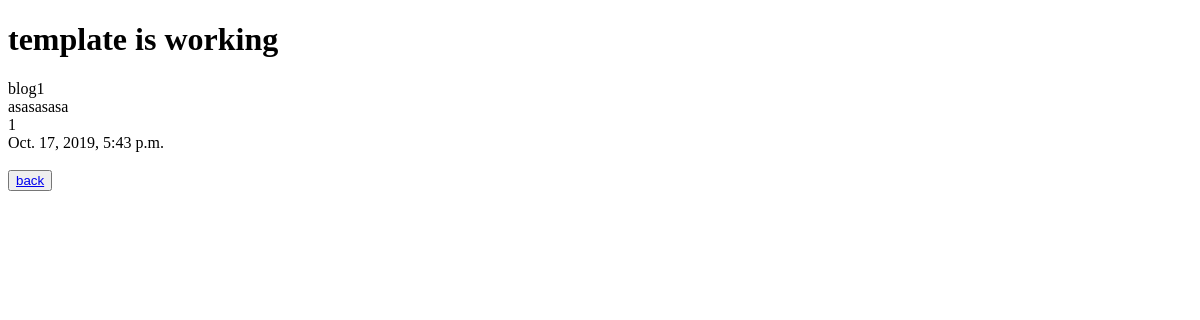
The app's page /1/, older data.
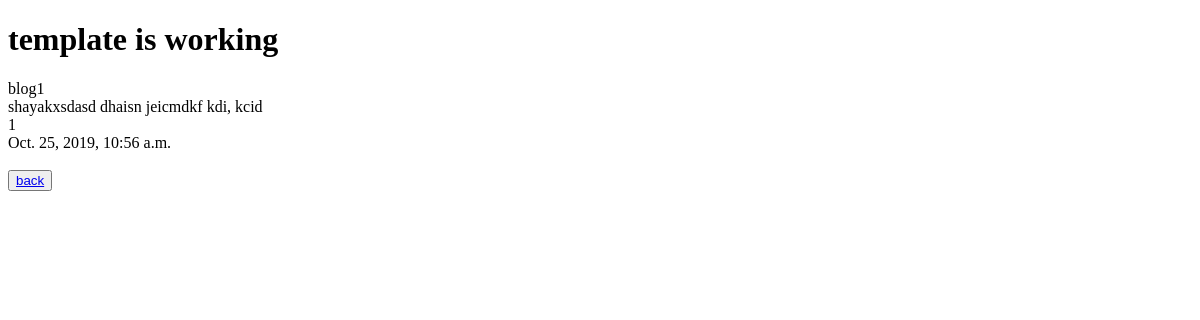
The same page, newer data.
### post/models.py (models this page shows, shortened)
class Post(models.Model):
    title = models.CharField(max_length=120)
    content = models.TextField()
    update = models.DateTimeField(auto_now=True,auto_now_add=False)
    timestap = models.DateTimeField(auto_now=True,auto_now_add=False)

### post/views.py (the view)
# urls.py: path("<int:id>/",views.post_details,name="detail_post"),
def post_details(request,id=None):
    instance = get_object_or_404(Post,id=id)
    context = {
        "obj":instance,
    }
    return render(request,"post_details.html",context)

### templates/post_details.html (shortened to what this page needs)
<!DOCTYPE html>
<html lang="en">
<head>
</head>
<body>
    <h1>template is working</h1>
        {{obj.title}} <br>
        {{obj.content}} <br>
        {{obj.id}} <br>
        {{obj.update}} <br><br>
        <button><a href="{% url "post_list" %}">back</a></button><br><br>
</body>
</html>

Row changes from the older to the newer data that the page shows:
changed Post "blog1": content "asasasasa" → "shayakxsdasd dhaisn jeicmdkf kdi, kcid"; update "Oct. 17, 2019, 5:43 p.m." → "Oct. 25, 2019, 10:56 a.m."
